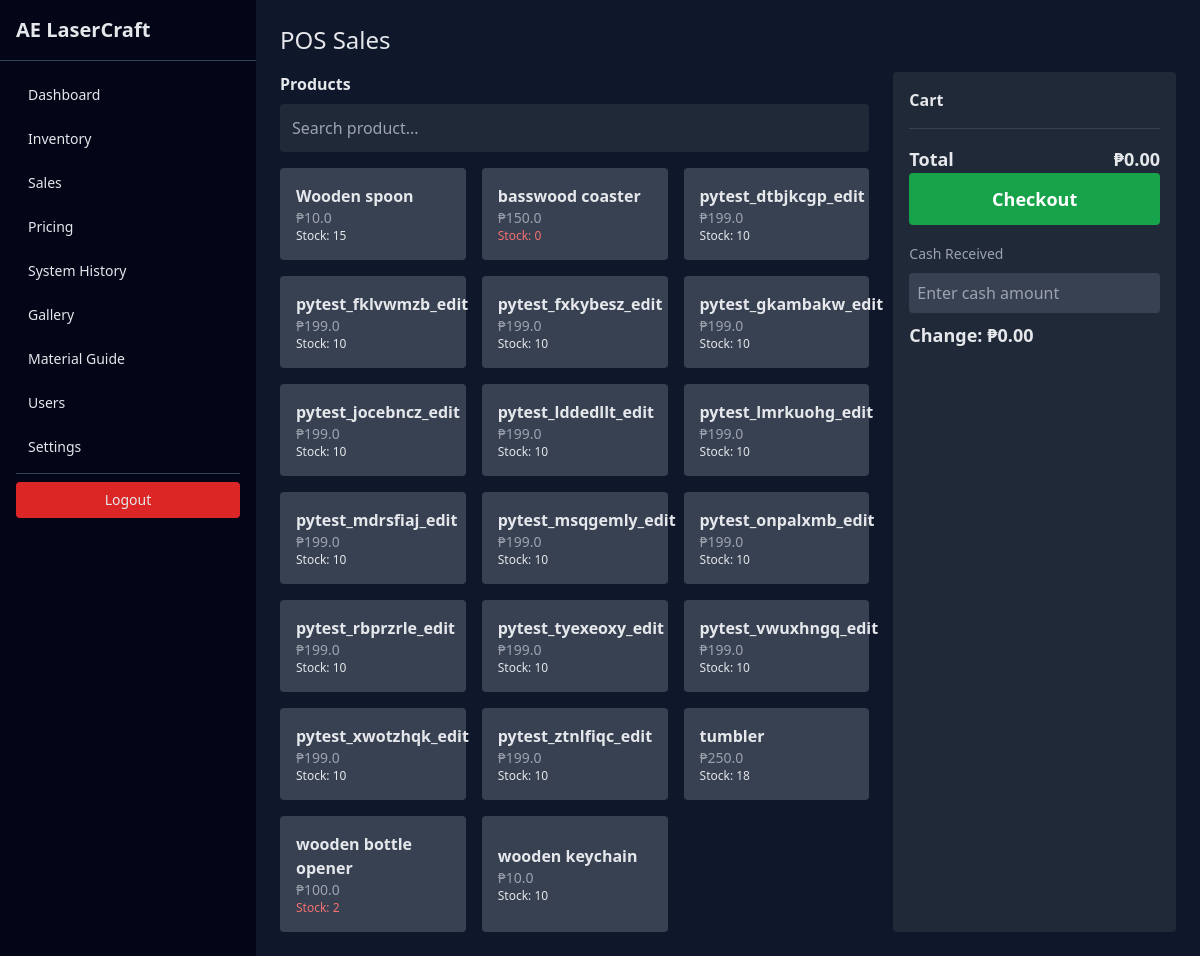
The app's page /sales (signed in), older data.
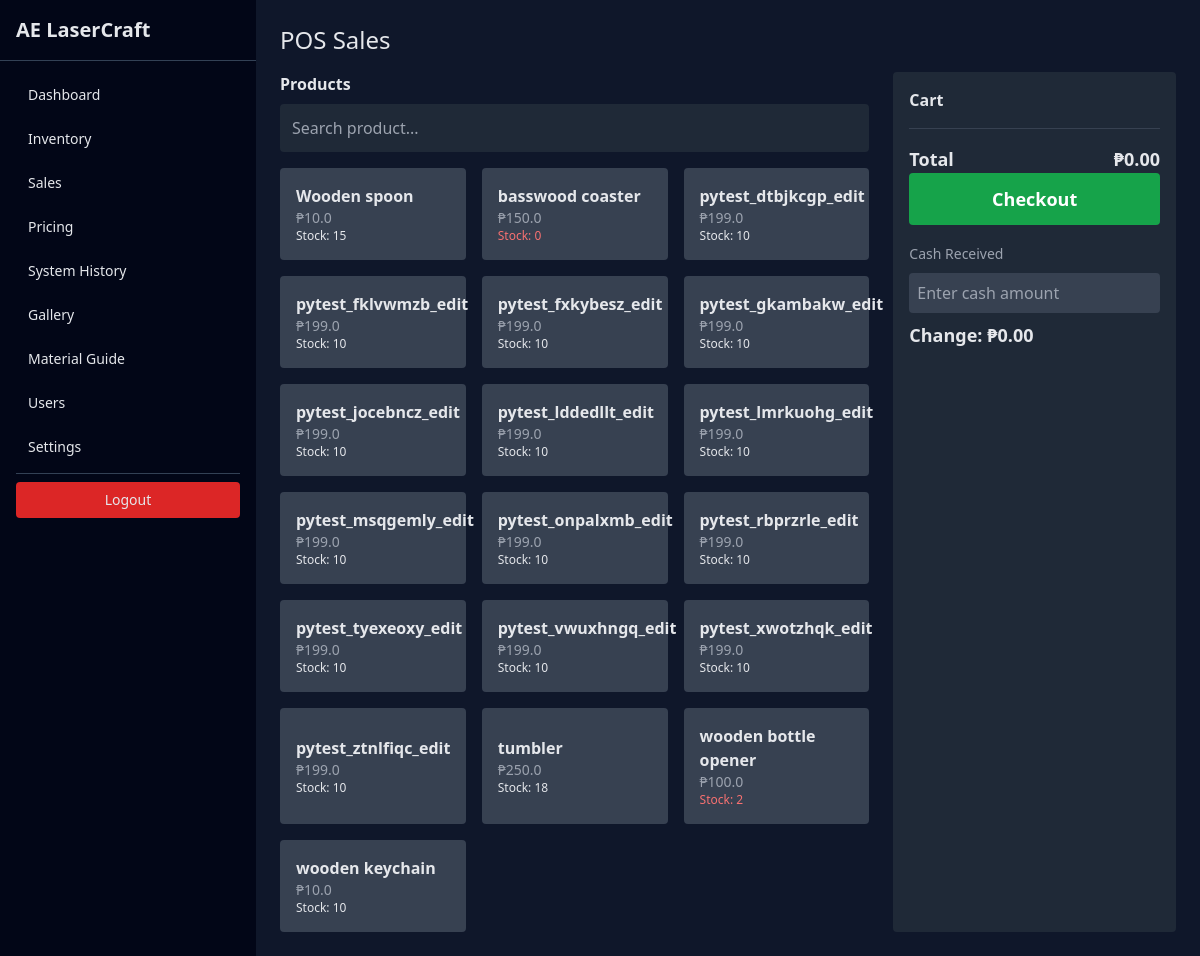
The same page, newer data.
### tables this page shows
CREATE TABLE products (
        id INTEGER PRIMARY KEY,
        name TEXT UNIQUE,
        price REAL,
        stock INTEGER
    , is_deleted INTEGER DEFAULT 0, category TEXT DEFAULT 'product', material_type TEXT);

### app.py (the view)
@app.route("/sales")
@login_required
def sales():
    conn = connect()
    c = conn.cursor()
    c.execute("""
        SELECT id, name, price, stock
        FROM products
        WHERE is_deleted = 0
        ORDER BY name
    """)
    products = c.fetchall()
    conn.close()
    return render_template("sales.html", products=products)

### app.py (called while the page is built)
def load_user_settings_safe():
    if not current_user.is_authenticated:
        return {}
    conn = connect()
    c = conn.cursor()
    c.execute(
        "SELECT settings FROM user_settings WHERE user_id = ?",
        (current_user.id,)
    )
    row = c.fetchone()
    conn.close()
    if not row or not row[0]:
        return {}
    try:
        return json.loads(row[0])
    except Exception:
        return {}

@app.context_processor
def inject_globals():
    return {
        "settings": load_user_settings_safe(),
        "is_admin": (
            current_user.is_authenticated
            and current_user.role == "admin"
        )
    }

@login_manager.user_loader
def load_user(user_id):
    conn = connect()
    c = conn.cursor()
    c.execute("SELECT id, username, role FROM users WHERE id=?", (user_id,))
    u = c.fetchone()
    conn.close()
    return User(*u) if u else None

### auth.py (called while the page is built)
    @property
    def is_active(self):
        return self._is_active

### database.py (called while the page is built)
def is_postgres():
    return bool(os.environ.get("DATABASE_URL"))

def connect():
    if is_postgres():
        return connect_postgres()
    else:
        return connect_sqlite()

### templates/sales.html (shortened to what this page needs)
{% extends "base.html" %}
{% block content %}
<h2 class="text-2xl mb-4">POS Sales</h2>
<div class="grid grid-cols-1 lg:grid-cols-3 gap-6">
  <div class="lg:col-span-2">
    <h3 class="mb-2 font-bold">Products</h3>
<input
  id="productSearch"
  type="text"
  placeholder="Search product..."
  class="w-full mb-4 p-3 bg-gray-800 rounded outline-none
         focus:ring-2 focus:ring-blue-500"
/>
    <div class="grid grid-cols-2 md:grid-cols-3 gap-4">
      {% for p in products %}
      <button
        class="product-btn bg-gray-700 hover:bg-blue-600 p-4 rounded text-left"
        data-id="{{ p[0] }}"
        data-name="{{ p[1] }}"
        data-price="{{ p[2] }}"
        data-stock="{{ p[3] }}"
        id="product-btn-{{ p[0] }}">
        <div class="font-bold">{{ p[1] }}</div>
        <div class="text-sm text-gray-400">
          ₱{{ p[2] }}
        </div>
        <div
          id="stock-label-{{ p[0] }}"
          class="text-xs {% if p[3] <= 5 %}text-red-400{% endif %}">
          Stock: {{ p[3] }}
        </div>
      </button>
      {% endfor %}
    </div>
  </div>
  <div class="bg-gray-800 p-4 rounded">
    <h3 class="mb-2 font-bold">Cart</h3>
    <div class="border-t border-gray-700 pt-4">
      <div class="flex justify-between text-lg font-bold">
        <span>Total</span>
        <span id="cartTotal">₱0.00</span>
      </div>
      <button
        onclick="checkoutCart(cart)"
        class="bg-green-600 hover:bg-green-500 text-white w-full py-3 rounded text-lg font-bold">
        Checkout
     </button>
    </div>
    <div class="mt-4 space-y-2">
  <label class="text-sm text-gray-400">Cash Received</label>
  <input
    id="cashInput"
    type="number"
    min="0"
    class="w-full bg-gray-700 p-2 rounded"
    placeholder="Enter cash amount"
  />
  <div class="text-lg font-bold">
    Change: ₱<span id="changeAmount">0.00</span>
  </div>
</div>
  </div>
</div>
{% endblock %}

Row changes from the older to the newer data that the page shows:
no longer on this page (row edited): products: name "pytest_mdrsfiaj_edit", price "199.0", stock "10"
